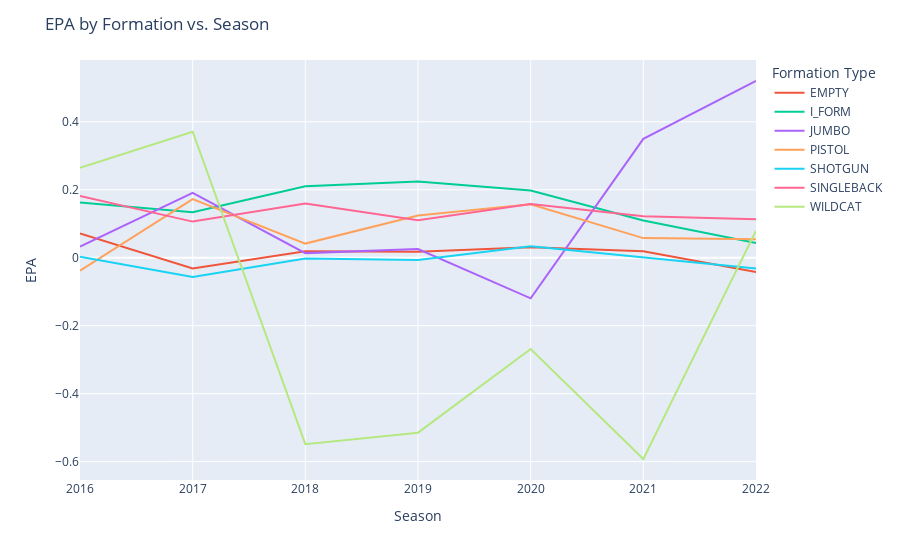

The code cell stored with this chart in its notebook:
### Code cell
plot_formation_trends(df_temp, "epa_mean", "EPA")

### Figure 1 — Plotly figure (JSON) as saved in the notebook; plotly's stock layout.template omitted (floating-point values rounded to 4 significant figures)
{"data": [{"hovertemplate": "<extra></extra>", "legendgroup": "", "line": {"color": "#636efa", "dash": "solid"}, "marker": {"symbol": "circle"}, "mode": "lines", "name": "", "orientation": "v", "showlegend": false, "type": "scatter", "xaxis": "x", "yaxis": "y"}, {"mode": "lines", "name": "EMPTY", "type": "scatter", "x": [2016, 2017, 2018, 2019, 2020, 2021, 2022], "y": [0.07122, -0.03169, 0.01883, 0.01748, 0.03097, 0.01892, -0.04215]}, {"mode": "lines", "name": "I_FORM", "type": "scatter", "x": [2016, 2017, 2018, 2019, 2020, 2021, 2022], "y": [0.1623, 0.1341, 0.21, 0.2242, 0.1979, 0.1097, 0.0434]}, {"mode": "lines", "name": "JUMBO", "type": "scatter", "x": [2016, 2017, 2018, 2019, 2020, 2021, 2022], "y": [0.03262, 0.1909, 0.01352, 0.02542, -0.1195, 0.3499, 0.52]}, {"mode": "lines", "name": "PISTOL", "type": "scatter", "x": [2016, 2017, 2018, 2019, 2020, 2021, 2022], "y": [-0.0382, 0.1725, 0.04162, 0.1242, 0.157, 0.05777, 0.05419]}, {"mode": "lines", "name": "SHOTGUN", "type": "scatter", "x": [2016, 2017, 2018, 2019, 2020, 2021, 2022], "y": [0.002793, -0.05634, -0.002182, -0.006646, 0.03354, 0.0007391, -0.03205]}, {"mode": "lines", "name": "SINGLEBACK", "type": "scatter", "x": [2016, 2017, 2018, 2019, 2020, 2021, 2022], "y": [0.182, 0.1063, 0.1592, 0.1101, 0.1579, 0.1219, 0.1131]}, {"mode": "lines", "name": "WILDCAT", "type": "scatter", "x": [2016, 2017, 2018, 2019, 2020, 2021, 2022], "y": [0.2646, 0.3707, -0.5487, -0.5148, -0.2685, -0.5923, 0.07968]}], "layout": {"legend": {"title": {"text": "Formation Type"}, "tracegroupgap": 0}, "margin": {"t": 60}, "title": {"text": "EPA by Formation vs. Season"}, "xaxis": {"anchor": "y", "domain": [0, 1], "title": {"text": "Season"}}, "yaxis": {"anchor": "x", "domain": [0, 1], "title": {"text": "EPA"}}}}
